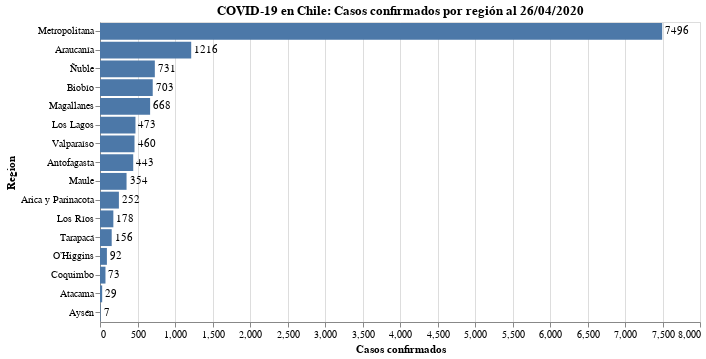

Notebook cell for this chart:
### Code cell
#hide_input
bars = alt.Chart(data_raw).mark_bar().encode(
#     x = alt.X(today, scale=alt.Scale(domain=(0, 6500)), axis=alt.Axis(title='Casos confirmados')),
    x = alt.X(today, axis=alt.Axis(title='Casos confirmados')),
    y = alt.Y('Region:N', sort='-x'),
    tooltip = today 
).properties(
    title=f'COVID-19 en Chile: Casos confirmados por región al {today_es_format}'
)

text = bars.mark_text(
    align='left',
    baseline='middle',
    dx=3  # Nudges text to right so it doesn't appear on top of the bar
).encode(
    text=today
)

(bars + text).properties(width=600, height=300)

### Figure 1 — Vega-Lite specification as saved in the notebook (floating-point values rounded to 4 significant figures)
{"config": {"view": {"continuousWidth": 400, "continuousHeight": 300}}, "layer": [{"mark": "bar", "encoding": {"tooltip": {"type": "quantitative", "field": "2020-04-26"}, "x": {"type": "quantitative", "axis": {"title": "Casos confirmados"}, "field": "2020-04-26"}, "y": {"type": "nominal", "field": "Region", "sort": "-x"}}, "title": "COVID-19 en Chile: Casos confirmados por región al 26/04/2020"}, {"mark": {"type": "text", "align": "left", "baseline": "middle", "dx": 3}, "encoding": {"text": {"type": "quantitative", "field": "2020-04-26"}, "tooltip": {"type": "quantitative", "field": "2020-04-26"}, "x": {"type": "quantitative", "axis": {"title": "Casos confirmados"}, "field": "2020-04-26"}, "y": {"type": "nominal", "field": "Region", "sort": "-x"}}, "title": "COVID-19 en Chile: Casos confirmados por región al 26/04/2020"}], "data": {"name": "data-abfab1245eb06a7e698becd29b9d2a12"}, "height": 300, "width": 600, "$schema": "https://vega.github.io/schema/vega-lite/v4.8.1.json", "datasets": {"data-abfab1245eb06a7e698becd29b9d2a12": [{"Region": "Arica y Parinacota", "2020-04-26": 252}, {"Region": "Tarapacá", "2020-04-26": 156}, {"Region": "Antofagasta", "2020-04-26": 443}, {"Region": "Atacama", "2020-04-26": 29}, {"Region": "Coquimbo", "2020-04-26": 73}, {"Region": "Valparaíso", "2020-04-26": 460}, {"Region": "Metropolitana", "2020-04-26": 7496}, {"Region": "O’Higgins", "2020-04-26": 92}, {"Region": "Maule", "2020-04-26": 354}, {"Region": "Ñuble", "2020-04-26": 731}, {"Region": "Biobío", "2020-04-26": 703}, {"Region": "Araucanía", "2020-04-26": 1216}, {"Region": "Los Ríos", "2020-04-26": 178}, {"Region": "Los Lagos", "2020-04-26": 473}, {"Region": "Aysén", "2020-04-26": 7}, {"Region": "Magallanes", "2020-04-26": 668}]}}
